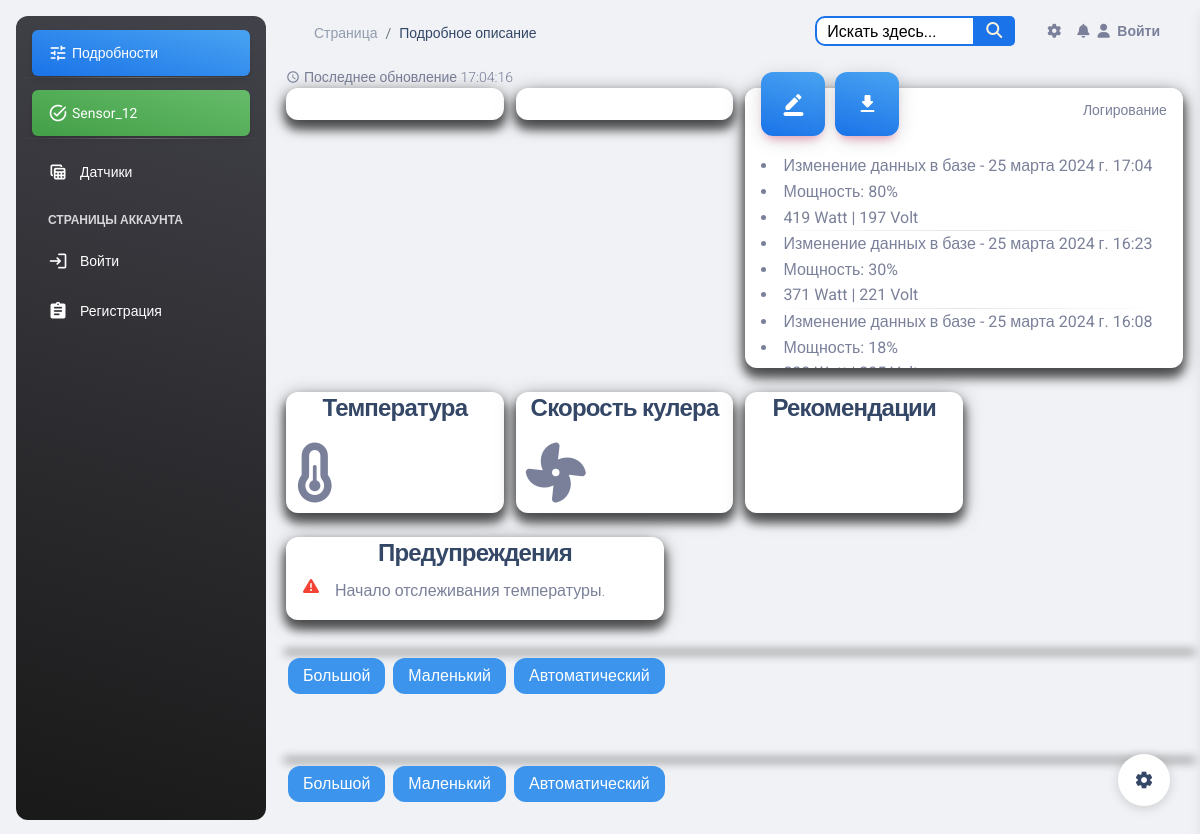
Page /sensor/14/ on the earlier database version.
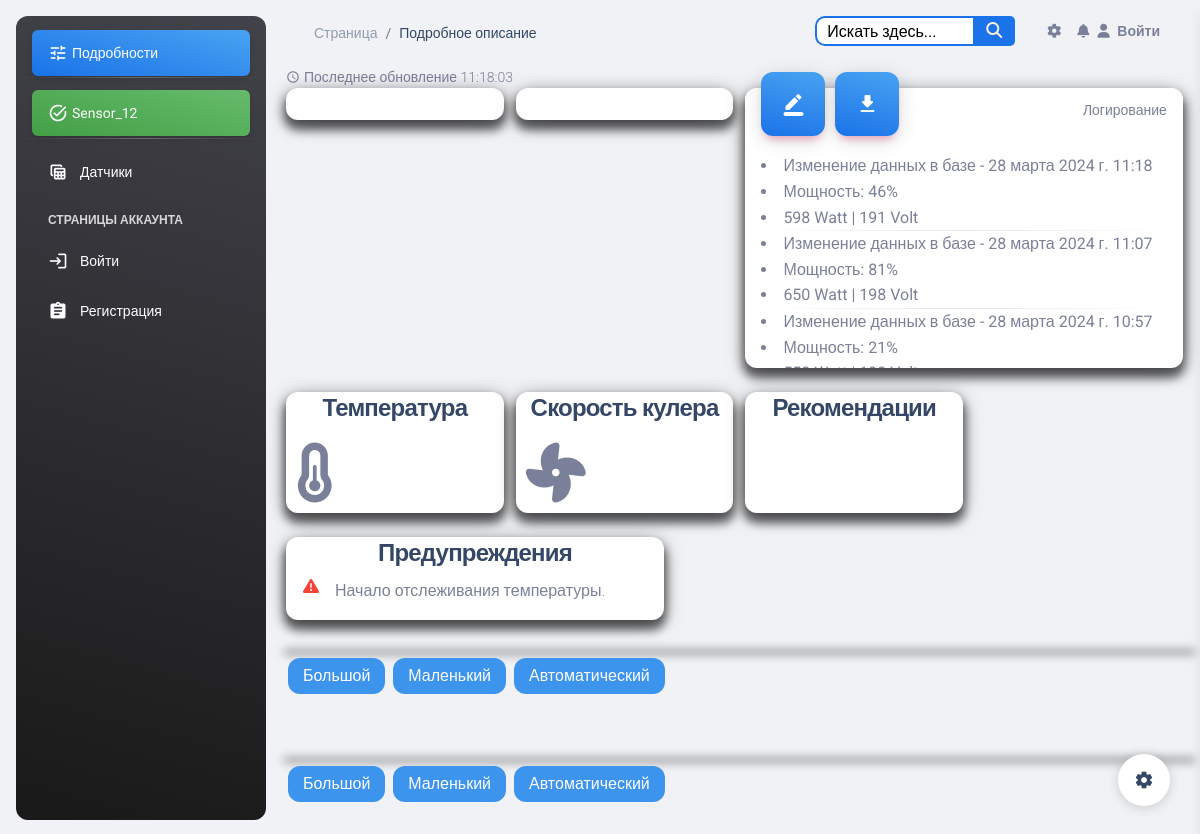
Same page on the later database version.
### esp_sensor/models.py (models this page shows, shortened)
class SensorLog(models.Model):
    sensor = models.ForeignKey(Sensor, on_delete=models.CASCADE)
    timestamp = models.DateTimeField(auto_now_add=True)
    log_type = models.CharField(max_length=20)
    previous_power = models.IntegerField(null=True, blank=True)
    previous_watt = models.IntegerField(null=True, blank=True)
    previous_volt = models.IntegerField(null=True, blank=True)

### esp_sensor/views.py (the view, shortened to what this page needs)
# urls.py: path('sensor/<int:pk>/', SensorDetailView.as_view(), name='sensor_detail'),
class SensorDetailView(DetailView):
    model = Sensor
    template_name = 'sensor/sensor_detail.html'
    context_object_name = 'sensor'
    paginate_by = 15
    def get_queryset(self):
        queryset = super().get_queryset()
        return queryset.prefetch_related('sensorlog_set').all()
    def get_context_data(self, **kwargs):
        context = super().get_context_data(**kwargs)
        sensor = self.get_object()
        logs = sensor.sensorlog_set.all().order_by('-timestamp')
        paginator = Paginator(logs, 10)
        page_number = self.request.GET.get('page')
        page_logs = paginator.get_page(page_number)
        context['logs'] = page_logs
        context['sensor_id'] = sensor.id
        temperature = sensor.temperature
        fan_speed = sensor.fan_speed
        context['temperature'] = temperature
        context['fan_speed'] = fan_speed
        self.add_warnings_to_context(sensor, context)
        self.add_recommendations_to_context(sensor, context)
        if logs.exists():
            context[
                'latest_log'] = logs.first()
        else:
            context['latest_log'] = None
        return context
    def add_warnings_to_context(self, sensor, context):
        warnings = []
        previous_temperatures = self.request.session.get('previous_temperatures', [])
        temperature = sensor.temperature
        fan_speed = sensor.fan_speed
        if previous_temperatures:
            last_three_temperatures = previous_temperatures[-3:]
            if all(temp > last_three_temperatures[i - 1] for i, temp in
                   enumerate(last_three_temperatures[1:], start=1)):
                warnings.append('Температура постоянно растет.')
        else:
            warnings.append('Начало отслеживания температуры.')
        previous_temperatures.append(temperature)
        self.request.session['previous_temperatures'] = previous_temperatures
        if temperature is not None and temperature > 80:
            warnings.append('Высокая температура устройства')
        if fan_speed is not None and fan_speed < 100:
            warnings.append('Низкая скорость кулера')
        context['warnings'] = warnings
    def add_recommendations_to_context(self, sensor, context):
        recommendations = []
        previous_powers = self.request.session.get('previous_powers', [])
        power = sensor.power
        previous_powers.append(power)
        self.request.session['previous_powers'] = previous_powers
        if len(previous_powers) >= 5 and all(p > 90 for p in previous_powers[-5:]):
            recommendations.append('Мощность устройства долгое время превышает 90%. Рекомендуется снизить мощность.')
        context['recommendations'] = recommendations
    def render_to_response(self, context, **response_kwargs):
        if self.request.headers.get('x-requested-with') == 'XMLHttpRequest':
            logs_html = self.render_logs_to_html(context['logs'])
            num_pages = context['logs'].paginator.num_pages
            return JsonResponse(
                {'logs_html': logs_html, 'has_next': context['logs'].has_next(), 'num_pages': num_pages})
        else:
            return super().render_to_response(context, **response_kwargs)

### templates/sensor/sensor_detail.html (shortened to what the changed rows need)
{% load static %}
{% include 'base.html' %}
<body class="g-sidenav-show  bg-gray-200">
<main class="main-content position-relative max-height-vh-100 h-100 border-radius-lg ">
    <div class="container-fluid">
        <div class="row">
            <div class="d-flex " style="margin-top: 5px">
                <i class="material-icons text-sm my-auto me-1">schedule</i>
                {% if latest_log %}
                    <p class="mb-0 text-sm">Последнее обновление {{ latest_log.timestamp | date:"H:i:s" }}</p>
                {% endif %}
            </div>
            <div class="col-xl-6 col-sm-6 mb-xl-0 mb-4">
                <div class="card" style="height: 280px; margin-right: 10px;">
                    <div class="card-footer p-3" id="myDiv" style="overflow-y: scroll; width: 100%; height: 290px">
                        <div id="logs-container">
                            {% for log in logs %}
                                <li>{{ log.log_type }} - {{ log.timestamp }}</li>
                                <li>Мощность: {{ log.previous_power }}%</li>
                                {% if log.previous_watt %}
                                    <li>{{ log.previous_watt }} Watt | {% if log.previous_volt %}
                                        {{ log.previous_volt }} Volt
                                    {% endif %}</li>
                                {% endif %}
                                <hr class="dark horizontal my-0">
                            {% endfor %}
                        </div>
                    </div>
                </div>
            </div>
        </div>
        <div class="row">
            <div class="col-xl-3 col-sm-6 mb-xl-0 mt-4 d-flex" style="width: 390px;">
                <div class="card flex-grow-1">
                    <div class="recommendations-content" style="overflow-y: auto; max-height: 100px;">
                        <ul style="list-style: none;" id="warnings-list">
                            {% if sensor.work %}
                                {% for warning in warnings %}
                                    <li class="d-flex" style="margin-left: -15px;">
                                        <div class="me-3 text-danger">
                                            <i class="fas fa-exclamation-triangle"></i>
                                        </div>
                                        <p style="margin-bottom: 0;">{{ warning }}</p>
                                    </li>
                                {% endfor %}
                            {% endif %}
                        </ul>
                    </div>
                </div>
            </div>
        </div>
</main>
</body>

Differences in the rows shown:
no longer on this page (row unchanged): SensorLog: timestamp "17:04:16", log_type "Изменение данных в базе", timestamp "25 марта 2024 г. 17:04", previous_power "80", previous_watt "419", previous_volt "197"
no longer on this page (row unchanged): SensorLog: log_type "Изменение данных в базе", timestamp "25 марта 2024 г. 16:23", previous_power "30", previous_watt "371", previous_volt "221"
no longer on this page (row unchanged): SensorLog: log_type "Изменение данных в базе", timestamp "25 марта 2024 г. 16:08", previous_power "18"
added SensorLog: timestamp "11:18:03", log_type "Изменение данных в базе", timestamp "28 марта 2024 г. 11:18", previous_power "46", previous_watt "598", previous_volt "191"
added SensorLog: log_type "Изменение данных в базе", timestamp "28 марта 2024 г. 11:07", previous_power "81", previous_watt "650", previous_volt "198"
added SensorLog: log_type "Изменение данных в базе", timestamp "28 марта 2024 г. 10:57", previous_power "21"
